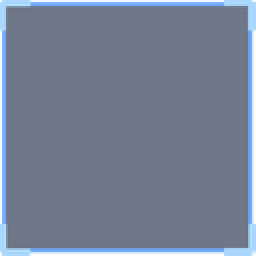
#> input picture Assets/UI/Kit/T_UI_Panel_9S.png, 128 x 128 px (shown 2 times larger)
$ python make_hud_mockup.py
#> lines starting #> are read from the running program, lines starting #| are printed output that depends on the picture
#> in main, `base = Image.new("RGBA", (W, H), (0, 0, 0, 0))`: base: PIL image 1210x720 RGBA; every value is 0
"""Compose a 1210x720 HUD reference image from the shipped UI assets.

The layout mirrors Source/WarCommanderDemo/Yell/YellHUD.cpp (same coordinates,
same palette) so the image can be used both as the widget target and as the
world-space board in the presentation level.  Runs with plain CPython.
"""
from __future__ import annotations

import os

from PIL import Image, ImageDraw, ImageFont

ROOT = os.path.abspath(os.path.join(os.path.dirname(__file__), "..", ".."))
UI = os.path.join(ROOT, "Assets", "UI")
OUT = os.path.join(UI, "Mockups", "T_UI_HUD_Referencia_1210x720.png")

W, H = 1210, 720
INK = (7, 16, 19, 238)
PANEL = (16, 30, 34, 230)
PAPER = (219, 240, 240, 255)
MUTED = (133, 176, 181, 255)
CYAN = (69, 224, 232, 255)
GOLD = (245, 173, 77, 255)
DANGER = (252, 89, 59, 255)
MEDIC = (102, 232, 122, 255)


def load(path):
#> called with path = 'Assets/UI/Kit/T_UI_Panel_9S.png'
    return Image.open(path).convert("RGBA")
#> returned value is the input picture: PIL image 128x128 RGBA; mean R, G, B, A 19.5, 38.5, 69.8, 150.9


def font(name, size):
    return ImageFont.truetype(os.path.join(UI, "Fonts", name), size)


def main():
    os.makedirs(os.path.dirname(OUT), exist_ok=True)
    base = Image.new("RGBA", (W, H), (0, 0, 0, 0))
    draw = ImageDraw.Draw(base)

    bold = font("DejaVuSans-Bold.ttf", 18)
    small = font("DejaVuSans.ttf", 12)
    tiny = font("DejaVuSans.ttf", 11)
    mono = font("DejaVuSansMono.ttf", 12)

    panel9 = load(os.path.join(UI, "Kit", "T_UI_Panel_9S.png"))

    def panel(x, y, w, h, img=panel9, border=16):
        # simple 9-slice
        iw, ih = img.size
        box = (x, y, x + w, y + h)
        src = img
        if w < iw or h < ih:
            src = img.resize((max(w, 1), max(h, 1)))
            base.alpha_composite(src, (x, y))
            return
        top = img.crop((0, 0, iw, border))
        base.alpha_composite(top.resize((w, border)), (x, y))

    def box(color, x, y, w, h):
        draw.rectangle((x, y, x + w, y + h), fill=color)

    def label(text, color, x, y, f):
        draw.text((x, y), text, font=f, fill=color)

    def bar(x, y, w, ratio, color):
        box(PANEL, x, y, w, 5)
        box(color, x, y, max(1, int(w * ratio)), 5)

    # ---- top-left commander panel (YellHUD.cpp X=22 Y=22 295x135)
    X, Y = 22, 22
    box(INK, X, Y, 295, 135)
    box(CYAN, X, Y, 295, 3)
    label("YELL COMMANDER", PAPER, X + 13, Y + 8, bold)
    label("VALLE ALFA", MUTED, X + 13, Y + 33, small)
    label("COMANDANTE   100", PAPER, X + 13, Y + 54, small)
    bar(X + 13, Y + 73, 269, 1.0, CYAN)
    label("BASE ALIADA   500", PAPER, X + 13, Y + 88, small)
    label("RIVAL   500", MUTED, X + 191, Y + 88, small)
    bar(X + 13, Y + 110, 129, 1.0, CYAN)
    bar(X + 153, Y + 110, 129, 1.0, DANGER)

    # ---- allied squads (295 wide, 29 per row)
    allies = [("ALFA-1", "Atacar", "4/4", CYAN, False),
              ("BRAVO-2", "Defender", "3/4", CYAN, False),
              ("MÉDICOS", "Seguir", "2/2", MEDIC, False),
              ("CHARLIE-3", "Mover", "4/4", CYAN, True)]
    AY = Y + 150
    box(INK, X, AY, 295, len(allies) * 29 + 53)
    label("PELOTONES ALIADOS", MUTED, X + 13, AY + 8, tiny)
    AY += 31
    for name, action, ready, tint, inspired in allies:
        box(PANEL, X + 7, AY - 2, 281, 23)
        box(GOLD if inspired else tint, X + 7, AY - 2, 3, 23)
        label(name, tint, X + 15, AY + 3, small)
        label(action, PAPER, X + 91, AY + 4, tiny)
        label(ready, MUTED, X + 245, AY + 4, tiny)
        AY += 29
    label("Refuerzos 12 s     Moral 8 s", MUTED, X + 13, AY + 1, tiny)

    # ---- tactical map (237 wide, X = W-237-22)
    MW, MX, MY = 237, W - 237 - X, Y + 31
    box(INK, MX, Y, MW, 235)
    box(GOLD, MX, Y, MW, 3)
    label("MAPA TÁCTICO", PAPER, MX + 11, Y + 8, tiny)
    for i, (name, dx) in enumerate([("IZQ", -60), ("CTR", 0), ("DER", 60)]):
        box(PANEL, MX + 117 + dx - 20, MY + 7, 40, 160)
        label(name, MUTED, MX + 117 + dx - 10, MY + 170, tiny)
    mini = load(os.path.join(ROOT, "Assets", "Terrain", "T_Minimapa_ValleAlfa.png"))
#> call 2 of load, with path = 'Assets/Terrain/T_Minimapa_ValleAlfa.png'
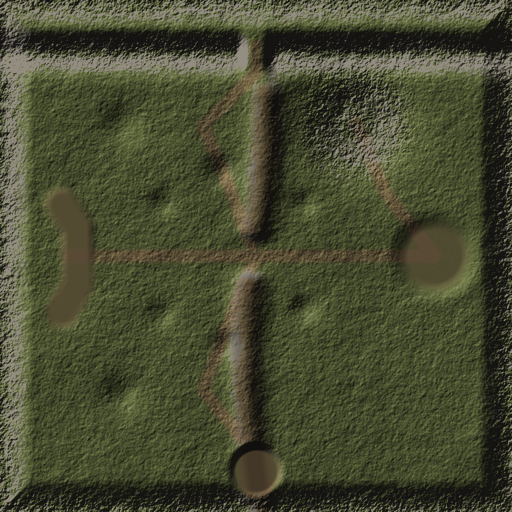
#> input picture Assets/Terrain/T_Minimapa_ValleAlfa.png, 1024 x 1024 px (shown at 1/2 size)
    mini = mini.resize((MW - 22, 150))
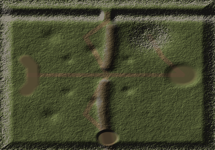
#> mini: PIL image 215x150 RGBA; mean R, G, B, A 71.4, 74.5, 49, 255
    alpha = mini.getchannel("A").point(lambda v: int(v * 0.30))
#> alpha: PIL image 215x150 L; every value is 76
    mini.putalpha(alpha)
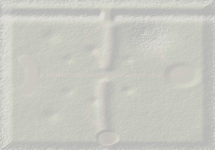
#> mini: PIL image 215x150 RGBA; mean R, G, B, A 71.4, 74.5, 49, 76; transparent parts drawn white
    base.alpha_composite(mini, (MX + 11, MY + 14))
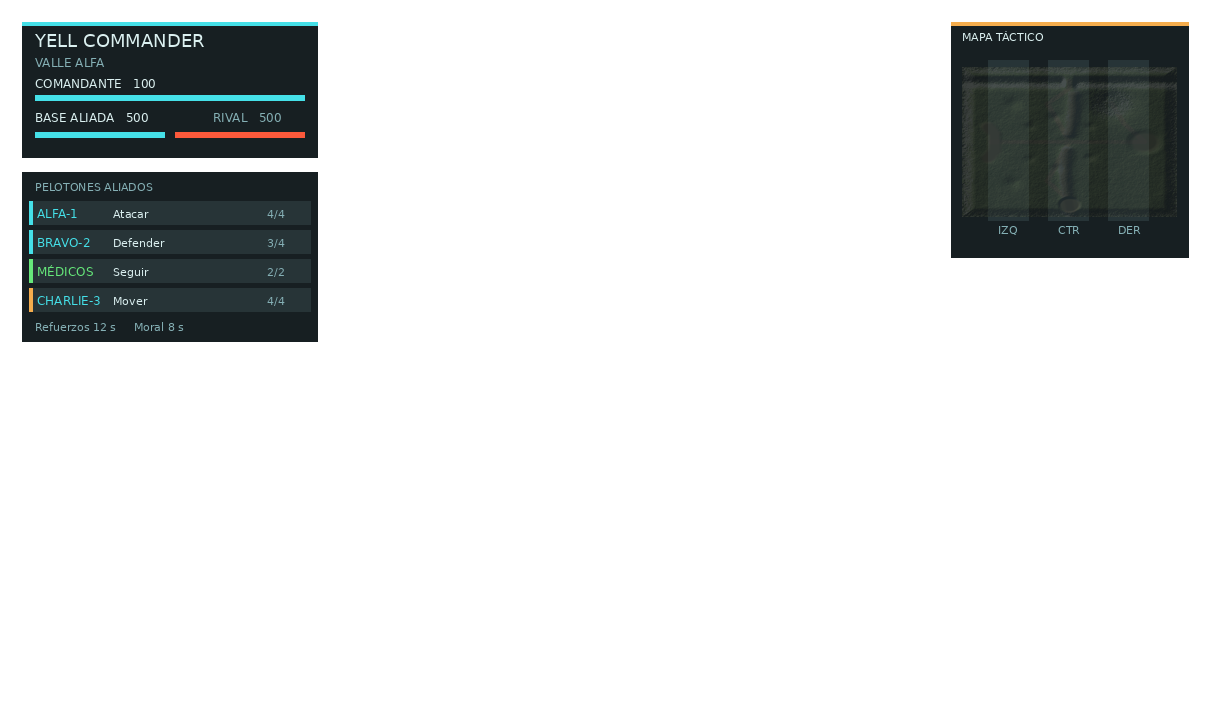
#> base: PIL image 1210x720 RGBA; mean R, G, B, A 3.8, 6.1, 6.1, 40.1; transparent parts drawn white
    box(CYAN, MX + 117 - 7, MY + 88 - 70 - 5, 14, 10)
    box(DANGER, MX + 117 - 7, MY + 88 + 70 - 5, 14, 10)
    for px, py, tint in [(MX + 117 - 60, MY + 40, CYAN), (MX + 117, MY + 70, CYAN),
                         (MX + 117 + 60, MY + 120, CYAN), (MX + 117 - 20, MY + 100, MEDIC),
                         (MX + 117 + 40, MY + 30, DANGER)]:
        box(tint, px - 2, py - 2, 4, 4)
    box(PAPER, MX + 117 - 3, MY + 150 - 3, 6, 6)
    label("Rival · Agresivo", MUTED, MX + 11, MY + 187, tiny)

    # ---- crosshair
    box(PAPER, W // 2 - 5, H // 2, 10, 1)
    box(PAPER, W // 2, H // 2 - 5, 1, 10)

    # ---- radio panel (700x85 centered, bottom 108)
    RW = min(W - 48, 700)
    RX, RY = (W - RW) // 2, H - 108
    box(INK, RX, RY, RW, 85)
    box(DANGER, RX, RY, RW, 3)
    label("RADIO  /  GRABANDO  /  MODELO D", GOLD, RX + 14, RY + 7, small)
    label("«Alfa uno, atacar el flanco izquierdo»", PAPER, RX + 14, RY + 29, small)
    box(PANEL, RX + RW - 114, RY + 13, 98, 4)
    box(CYAN, RX + RW - 114, RY + 13, 98 * 0.62, 4)
    label("V  Hablar    T  Escribir    R  Canal    F2  Modelo    F3  Diagnóstico",
          MUTED, RX + 14, RY + 58, tiny)

    # ---- order icons strip (kit + icons, tinted)
    icons = [("Atacar", "T_Icon_Atacar", GOLD), ("Defender", "T_Icon_Defender", CYAN),
             ("Mover", "T_Icon_Mover", CYAN), ("Seguir", "T_Icon_Seguir", CYAN),
             ("Vigilar", "T_Icon_Vigilar", CYAN), ("Curar", "T_Icon_Curar", MEDIC),
             ("Formar", "T_Icon_Formar", CYAN), ("Cancelar", "T_Icon_Cancelar", DANGER),
             ("Reportar", "T_Icon_Reportar", GOLD), ("CesarFuego", "T_Icon_CesarFuego", GOLD)]
    IY = RY - 74
    IX = RX
    for name, file, tint in icons:
        img = load(os.path.join(UI, "Icons", file + ".png")).resize((28, 28))
        tinted = Image.new("RGBA", img.size, tint)
        tinted.putalpha(img.getchannel("A"))
        base.alpha_composite(tinted, (IX + 6, IY + 4))
        label(name, MUTED, IX + 2, IY + 36, tiny)
        IX += 66
    label("ÓRDENES (iconos del kit)", MUTED, RX, IY - 16, tiny)
    ring = load(os.path.join(UI, "Mic", "T_UI_Mic_Anillo.png")).resize((64, 64))
    disc = load(os.path.join(UI, "Mic", "T_UI_Mic_Disco.png")).resize((40, 40))
    glow = load(os.path.join(UI, "Mic", "T_UI_Mic_Resplandor.png")).resize((92, 92))
    base.alpha_composite(glow, (RX + RW - 150, RY - 92))
    base.alpha_composite(disc, (RX + RW - 124, RY - 66))
    base.alpha_composite(ring, (RX + RW - 136, RY - 78))

    # ---- nameplate + markers sample (diegetic strip)
    NX, NY = X, H - 292
    box(INK, NX, NY, 295, 62)
    box(CYAN, NX, NY, 3, 62)
    label("Sargento Rivas · ALFA-1", PAPER, NX + 12, NY + 8, small)
    label("Atacar · flanco izquierdo", CYAN, NX + 12, NY + 26, tiny)
    label("86/100", MUTED, NX + 178, NY + 8, tiny)
    bar(NX + 12, NY + 44, 200, 0.86, CYAN)
    aliado = load(os.path.join(UI, "Markers", "T_Marker_Aliado_Circulo.png")).resize((20, 20))
    enemigo = load(os.path.join(UI, "Markers", "T_Marker_Enemigo_Rombo.png")).resize((20, 20))
    ping = load(os.path.join(UI, "Markers", "T_Marker_Ping.png")).resize((20, 20))
    base.alpha_composite(aliado, (NX + 250, NY + 8))
    base.alpha_composite(enemigo, (NX + 250, NY + 24))
    base.alpha_composite(ping, (NX + 250, NY + 40))

    base.save(OUT)
    print(OUT)


if __name__ == "__main__":
#> (the run stopped early here; a loop or call above may not have finished)
